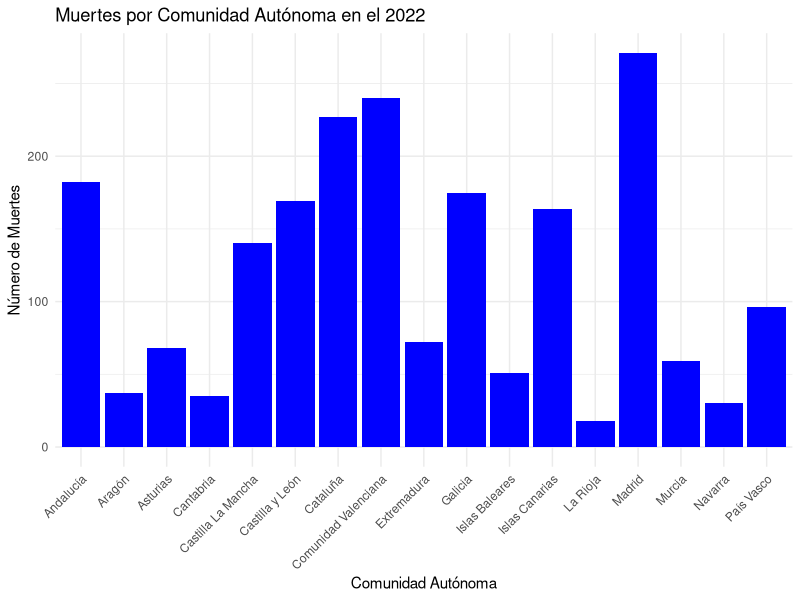
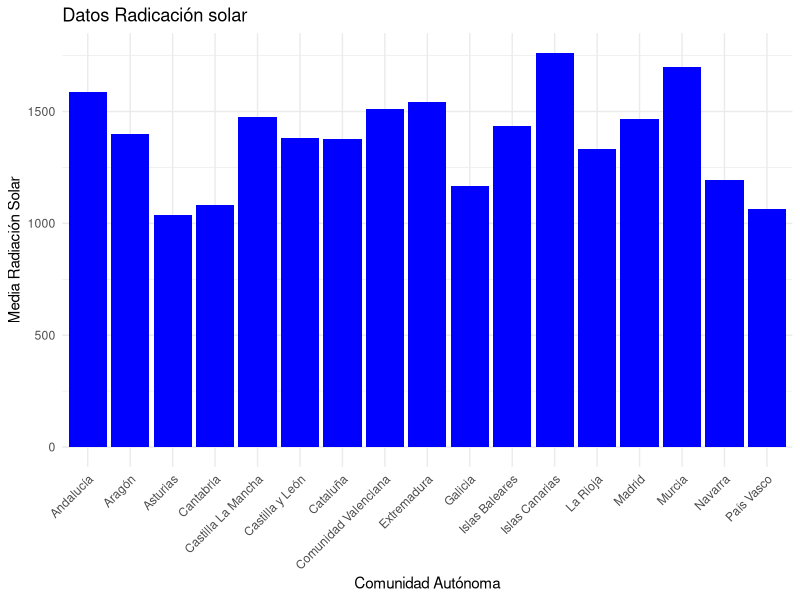
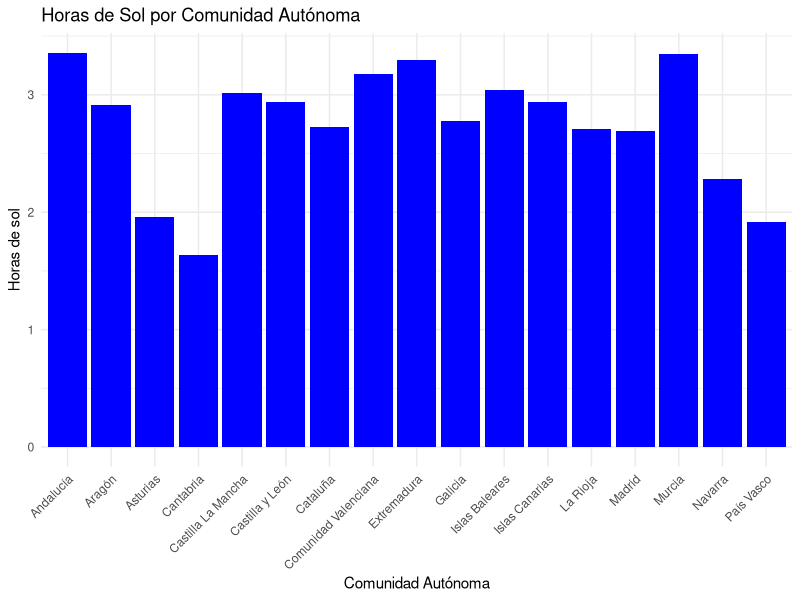
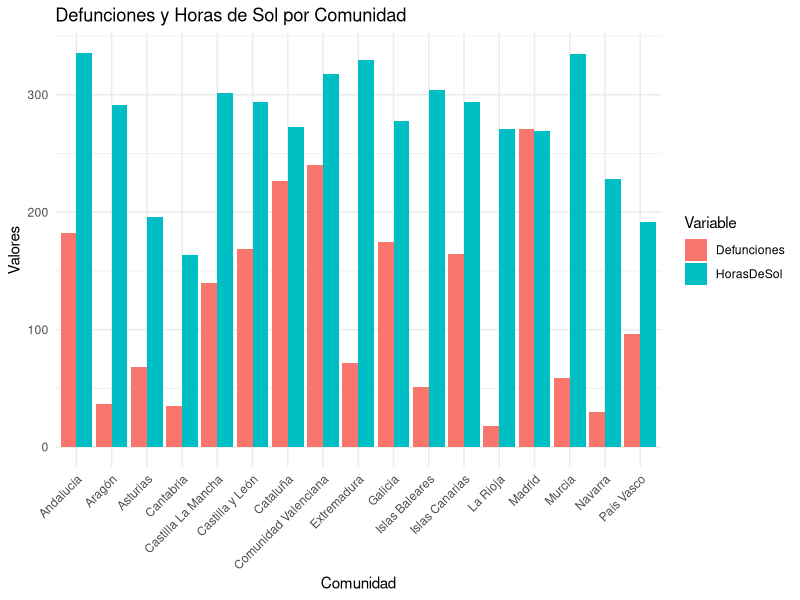
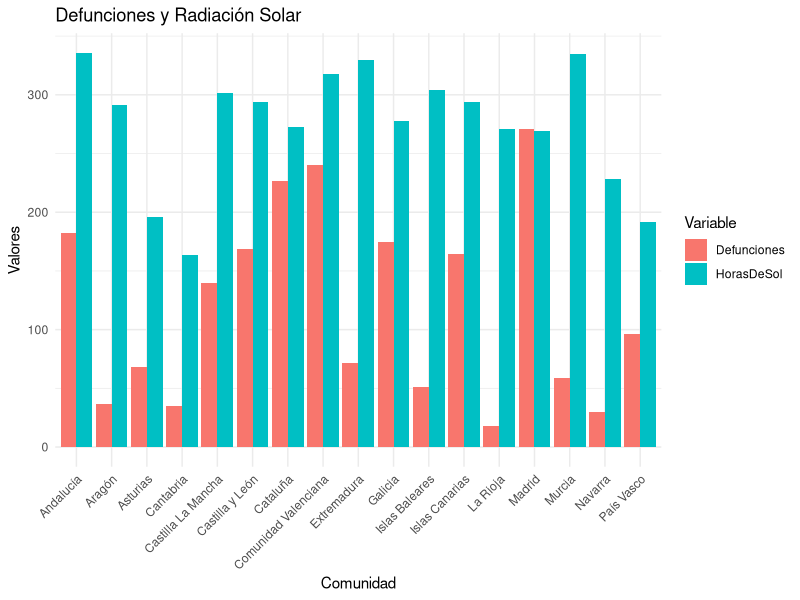
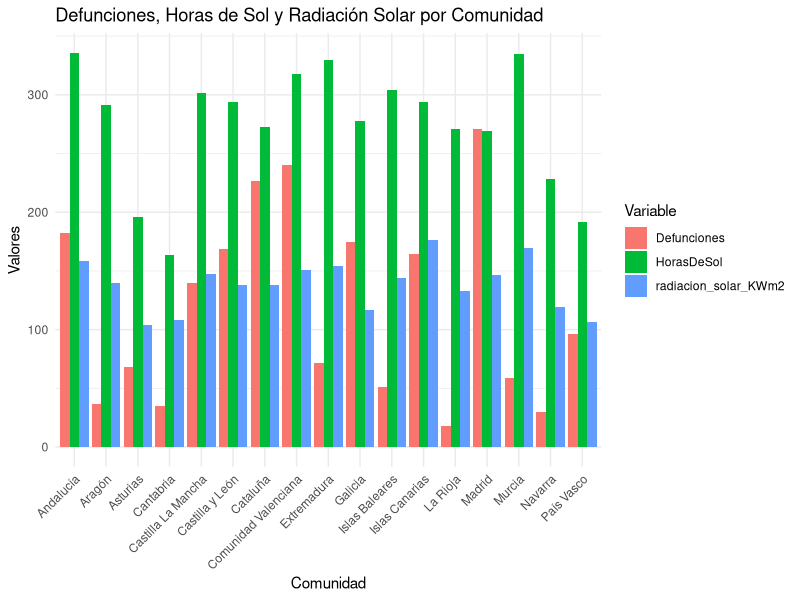

Generate these figures, in order, with R:
## ---- chunk 1
library(readr)
Defunciones_2022 <- read_delim(file = "INPUT/DATA/defunciones_2022 csv.csv",
                                  delim = ";", escape_double = FALSE, trim_ws = TRUE)
## ---- chunk 2
library(readr)
library(tidyverse)
library(dplyr)

Radiacion_solar <- read_delim(file = "INPUT/DATA/Radiacion_solar csv.csv",
                           delim = ";", escape_double = FALSE, trim_ws = TRUE)

Radiacion_solar <- Radiacion_solar %>%
  rename (radiacion_solar_KWm2 = KW_por_m2)

str(Radiacion_solar)
summary(Radiacion_solar)
view(Radiacion_solar)
## ---- chunk 3
library(readr)
library(tidyverse)

Horas_de_sol <- read_delim(file = "INPUT/DATA/Horas_de_sol csv.csv",
                               delim = ";", escape_double = FALSE, trim_ws = TRUE)
Horas_de_sol

str(Horas_de_sol)
summary(Horas_de_sol)
view(Horas_de_sol)
## ---- chunk 4
library(dplyr)
datos_defunciones_2022 <- Defunciones_2022 %>%
  rename(Comunidad = Nombre)%>%
  rename(Defunciones = Valor)

## ---- chunk 5
library(dplyr)
datos_defunciones_2022 <- datos_defunciones_2022 %>%
  mutate(Comunidad = case_when(
    Comunidad == "Asturias, Principado de" ~ "Asturias",
    Comunidad == "Balears, Illes" ~ "Islas Baleares",
    
    Comunidad == "Canarias" ~ "Islas Canarias",
    
    Comunidad == "Castilla - La Mancha" ~ "Castilla La Mancha",
    Comunidad == "Comunitat Valenciana" ~ "Comunidad Valenciana",

    Comunidad == "Madrid, Comunidad de" ~ "Madrid",
    Comunidad == "Murcia, Región de" ~ "Murcia",
    
    Comunidad == "Navarra, Comunidad Foral de" ~ "Navarra",
    Comunidad == "Rioja, La" ~ "La Rioja",
    
    TRUE ~ Comunidad
))
## ---- chunk 6
library(dplyr)
datos_defunciones_2022 <- datos_defunciones_2022 %>%
  filter(!Comunidad %in% c("Ceuta", "Melilla")) %>%
  arrange(Comunidad)
## ---- chunk 7
datos_def_dataframe <- data.frame(datos_defunciones_2022)



library(ggplot2)
grafico_defunciones_2022 <- ggplot(datos_def_dataframe, aes(x = Comunidad, y = Defunciones)) +
  geom_bar(stat = "identity", fill = "blue") +
  labs(
    title = "Muertes por Comunidad Autónoma en el 2022",
    x = "Comunidad Autónoma",
    y = "Número de Muertes"
  ) +
  theme_minimal() +
  theme(axis.text.x = element_text(angle = 45, hjust = 1))

grafico_defunciones_2022
## ---- chunk 8
datosrad <- Radiacion_solar %>%
  mutate(
    Comunidad = case_when(
      
      Localidad %in% c("ALMERIA", "CADIZ", "CORDOBA", "GRANADA", "HUELVA", "JAEN", "MALAGA", "SEVILLA") ~ "Andalucía",
      Localidad %in% c("HUESCA", "ZARAGOZA", "TERUEL") ~ "Aragón",
      Localidad %in% c("ASTURIAS") ~ "Asturias",
      Localidad %in% c("CANTABRIA") ~ "Cantabria",
      Localidad %in% c("TOLEDO", "CIUDAD REAL", "GUADALAJARA", "CUENCA", "ALBACETE") ~ "Castilla La Mancha",
      Localidad %in% c("LEON", "ZAMORA", "SALAMANCA", "PALENCIA", "VALLADOLID", "AVILA", "BURGOS", "SORIA", "SEGOVIA") ~ "Castilla y León",
      Localidad %in% c("LERIDA", "GERONA", "BARCELONA", "TARRAGONA") ~ "Cataluña",
      Localidad %in% c("CASTELLON", "VALENCIA", "ALICANTE") ~ "Comunidad Valenciana",
      Localidad %in% c("CACERES", "BADAJOZ") ~ "Extremadura",
      Localidad %in% c("LUGO", "ORENSE", "PONTEVEDRA", "LA CORUÑA") ~ "Galicia",
      Localidad %in% c("BALEARES") ~ "Islas Baleares",
      Localidad %in% c("ST.C.TENERIFE", "LAS PALMAS") ~ "Islas Canarias",
      Localidad %in% c("LA RIOJA") ~ "La Rioja",
      Localidad %in% c("MADRID") ~ "Madrid",
      Localidad %in% c("MURCIA") ~ "Murcia",
      Localidad %in% c("NAVARRA") ~ "Navarra",
      Localidad %in% c("ALAVA", "VIZCAYA", "GUIPUZCOA") ~ "País Vasco",
      
      TRUE ~ NA_character_
    ))%>%
  
  filter(!is.na(Comunidad))
## ---- chunk 9
mediarad <- datosrad %>%
  group_by(Comunidad) %>%
  summarise(radiacion_solar_KWm2 = mean(radiacion_solar_KWm2))
## ---- chunk 10
datos_radiacion_solar <- data.frame(
  c(mediarad)
)

print(datos_radiacion_solar)

#ggplot(data = datos_radiacion_solar, aes(x = Comunidad, y = KW_por_m2)) +
 # geom_bar(stat = "identity")


grafico_datos_radiacion_solar <- ggplot(data = datos_radiacion_solar, aes(x = Comunidad, 
                                                                          y = radiacion_solar_KWm2)) +
  geom_bar(stat = "identity", fill = "blue") +
  labs(
    title = "Datos Radicación solar",
    x = "Comunidad Autónoma",
    y = "Media Radiación Solar"
  ) +
  theme_minimal() +
  theme(axis.text.x = element_text(angle = 45, hjust = 1))

grafico_datos_radiacion_solar
## ---- chunk 11
datos <- Horas_de_sol %>%
  mutate(
    Comunidad = case_when(
      
      Provincia %in% c("Almería", "Cádiz", "Córdoba", "Granada", "Huelva", "Jaén", "Málaga", "Sevilla") ~ "Andalucía",
      Provincia %in% c("Huesca", "Zaragoza", "Teruel") ~ "Aragón",
      Provincia %in% c("Asturias") ~ "Asturias",
      Provincia %in% c("Cantabria") ~ "Cantabria",
      Provincia %in% c("Toledo", "Ciudad Real", "Guadalajara", "Cuenca", "Albacete") ~ "Castilla La Mancha",
      Provincia %in% c("León", "Zamora", "Salamanca", "Palencia", "Valladolid", "Ávila", "Burgos", "Soria", "Segovia") ~ "Castilla y León",
      Provincia %in% c("Lleida", "Girona", "Barcelona", "Tarragona") ~ "Cataluña",
      Provincia %in% c("Castellón", "Valencia", "Alicante") ~ "Comunidad Valenciana",
      Provincia %in% c("Cáceres", "Badajoz") ~ "Extremadura",
      Provincia %in% c("Lugo", "Ourense", "Pontevedra", "A Coruña") ~ "Galicia",
      Provincia %in% c("Menorca", "Mallorca") ~ "Islas Baleares",
      Provincia %in% c("Tenerife", "La Palma", "Lanzarote") ~ "Islas Canarias",
      Provincia %in% c("La Rioja") ~ "La Rioja",
      Provincia %in% c("Madrid") ~ "Madrid",
      Provincia %in% c("Murcia") ~ "Murcia",
      Provincia %in% c("Pamplona") ~ "Navarra",
      Provincia %in% c("Álava", "Vizcaya", "Guipúzcoa") ~ "País Vasco",

      TRUE ~ NA_character_
    ))%>%

  filter(!is.na(Comunidad))
## ---- chunk 12
medias <- datos %>%
  group_by(Comunidad) %>%
  summarise(HorasDeSol = mean(HorasDeSol))

print(medias)
## ---- chunk 13
datos_horas_de_sol <- data.frame(
  c(medias)
)

#ggplot(data = datos_radiacion_solar, aes(x = Comunidad, y = KW_por_m2)) +
  #geom_bar(stat = "identity")

grafico_horas_de_sol <- ggplot(data = datos_horas_de_sol, aes(x = Comunidad, y = HorasDeSol)) +
  geom_bar(stat = "identity", fill = "blue") +
  labs(
    title = "Horas de Sol por Comunidad Autónoma",
    x = "Comunidad Autónoma",
    y = "Horas de sol"
  ) +
  theme_minimal() +
  theme(axis.text.x = element_text(angle = 45, hjust = 1))

grafico_horas_de_sol
## ---- chunk 14
library(ggplot2)
datos_defunciones_2022
datos_horas_de_sol

datos_horas_de_sol$HorasDeSol <- datos_horas_de_sol$HorasDeSol*100 

datos_horas_sol_def <- merge(datos_defunciones_2022, datos_horas_de_sol, by = "Comunidad")
datos_horas_sol_def
 

datos_horas_sol_def_largo <- datos_horas_sol_def %>%
  pivot_longer(cols = c(Defunciones, HorasDeSol), 
               names_to = "Variable", 
               values_to = "Valor")


grafico_horas_sol_def <- ggplot(datos_horas_sol_def_largo, aes(x = Comunidad, y = Valor, fill = Variable)) +
  geom_bar(stat = "identity", position = "dodge") +
  labs(title = "Defunciones y Horas de Sol por Comunidad",
       x = "Comunidad",
       y = "Valores",
       fill = "Variable") +
  theme_minimal() +
  theme(axis.text.x = element_text(angle = 45, hjust = 1)) 

grafico_horas_sol_def
## ---- chunk 15
datos_radiacion_solar$radiacion_solar_KWm2 <- datos_radiacion_solar$radiacion_solar_KWm2 /10
union_rad_def <- merge (datos_defunciones_2022, datos_radiacion_solar, by= "Comunidad")
union_rad_def

union_rad_def_largo <- union_rad_def %>%
  pivot_longer(cols = c(Defunciones, radiacion_solar_KWm2), 
               names_to = "Variable", 
               values_to = "Valor")


grafico_union_rad_def <- ggplot(datos_horas_sol_def_largo, aes(x = Comunidad, y = Valor, fill = Variable)) +
  geom_bar(stat = "identity", position = "dodge") +
  labs(title = "Defunciones y Radiación Solar",
       x = "Comunidad",
       y = "Valores",
       fill = "Variable") +
  theme_minimal() +
  theme(axis.text.x = element_text(angle = 45, hjust = 1)) 

grafico_union_rad_def
## ---- chunk 16
library(ggplot2)

datos_completo <- merge(datos_defunciones_2022, datos_horas_de_sol, by = "Comunidad")
datos_completo <- merge(datos_completo, datos_radiacion_solar, by = "Comunidad")

datos_completo
## ---- chunk 17
datos_completo_largo <- datos_completo %>%
  pivot_longer(cols = c(Defunciones, HorasDeSol, radiacion_solar_KWm2), 
               names_to = "Variable", 
               values_to = "Valor")

grafico_completo <- ggplot(datos_completo_largo, aes(x = Comunidad, y = Valor, fill = Variable)) +
  geom_bar(stat = "identity", position = "dodge") +
  labs(title = "Defunciones, Horas de Sol y Radiación Solar por Comunidad",
       x = "Comunidad",
       y = "Valores",
       fill = "Variable") +
  theme_minimal() +
  theme(axis.text.x = element_text(angle = 45, hjust = 1))

grafico_completo
